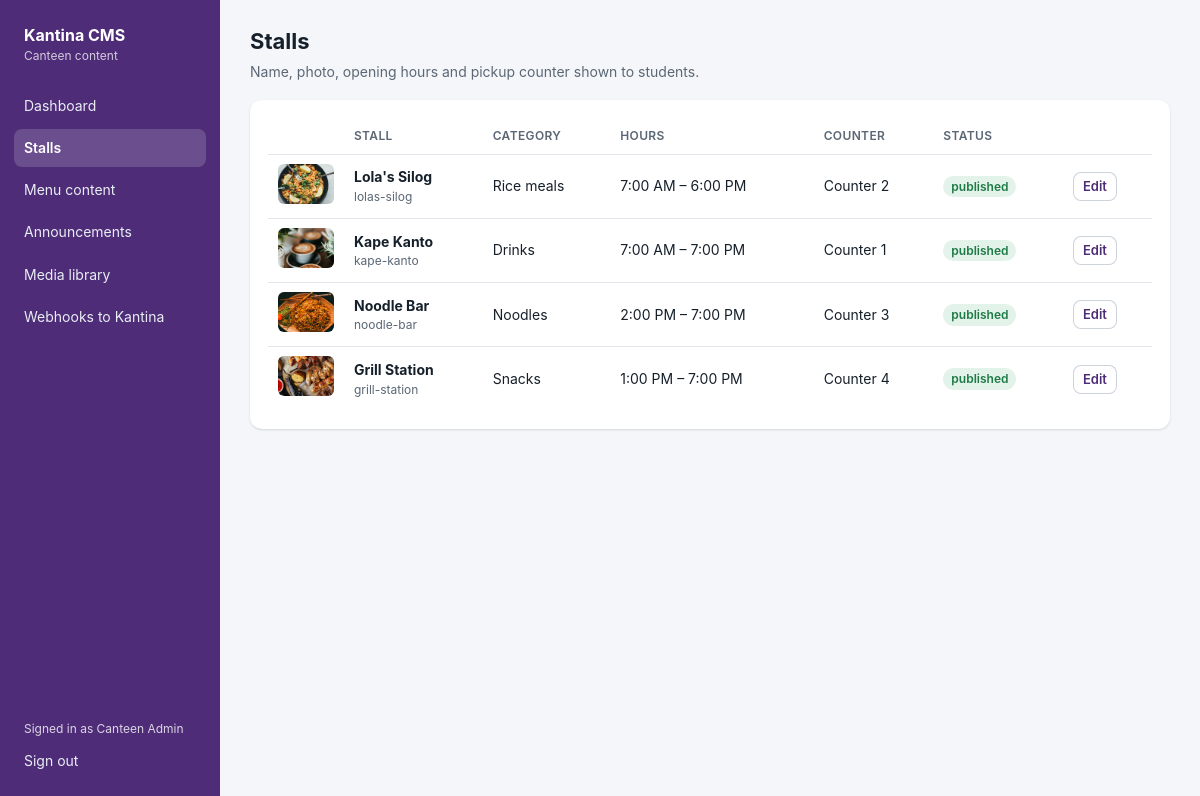
The app's page /cms/admin/stalls.php (signed in) with its own data.
### tables this page shows
CREATE TABLE cms_stalls (
  id                 VARCHAR(40)  NOT NULL PRIMARY KEY,    
  name               VARCHAR(80)  NOT NULL,
  category           VARCHAR(40)  NOT NULL,
  description        TEXT         NULL,
  photo              VARCHAR(255) NULL,                    
  counter_label      VARCHAR(40)  NOT NULL DEFAULT 'Counter 1',
  prep_minutes       SMALLINT     NOT NULL DEFAULT 10,
  opens_at           TIME         NOT NULL DEFAULT '07:00:00',
  closes_at          TIME         NOT NULL DEFAULT '18:00:00',
  temporarily_closed TINYINT(1)   NOT NULL DEFAULT 0,
  closed_note        VARCHAR(80)  NULL,
  sort_order         INT          NOT NULL DEFAULT 0,
  is_published       TINYINT(1)   NOT NULL DEFAULT 1,
  updated_at         DATETIME     NOT NULL DEFAULT CURRENT_TIMESTAMP ON UPDATE CURRENT_TIMESTAMP
);

### cms/api/lib/Config.php (called while the page is built, shortened)
<?php
final class Config
{
    private static array $data = [];
    private static string $appDir = '';
    private static string $appName = '';
    public static function load(string $appDir, string $appName): void
    {
        self::$appDir = rtrim($appDir, '/\\');
        self::$appName = $appName;
        $config = require self::$appDir . '/config.php';
        self::$data = $config;
    }
    public static function get(string $path, $default = null)
    {
        $node = self::$data;
        foreach (explode('.', $path) as $key) {
            $node = $node[$key];
        }
        return $node;
    }
    public static function url(string $app): string
    {
        $configured = self::get("urls.$app");
        $scheme = (!empty($_SERVER['HTTPS']) && $_SERVER['HTTPS'] !== 'off') ? 'https' : 'http';
        $host = $_SERVER['HTTP_HOST'] ?? 'localhost';
        $path = parse_url($_SERVER['REQUEST_URI'] ?? '/', PHP_URL_PATH) ?: '/';
        $marker = '/' . self::$appName . '/';
        $pos = strpos($path, $marker);
        $root = $pos === false ? '' : substr($path, 0, $pos);
        return "$scheme://$host$root/$app";
    }
}

### cms/api/lib/Db.php (called while the page is built, shortened)
<?php
final class Db
{
    private static ?PDO $pdo = null;
    public static function pdo(): PDO
    {
        if (self::$pdo === null) {
            $dsn = sprintf(
                'mysql:host=%s;port=%d;dbname=%s;charset=utf8mb4',
                Config::get('db.host', '127.0.0.1'),
                (int) Config::get('db.port', 3306),
                Config::get('db.name')
            );
            self::$pdo = new PDO($dsn, Config::get('db.user', 'root'), (string) Config::get('db.pass', ''), [
                PDO::ATTR_ERRMODE => PDO::ERRMODE_EXCEPTION,
                PDO::ATTR_DEFAULT_FETCH_MODE => PDO::FETCH_ASSOC,
                PDO::ATTR_EMULATE_PREPARES => false,
                PDO::ATTR_STRINGIFY_FETCHES => false,
            ]);
            self::$pdo->exec("SET time_zone = '+08:00'");
        }
        return self::$pdo;
    }
    public static function all(string $sql, array $params = []): array
    {
        $stmt = self::pdo()->prepare($sql);
        $stmt->execute($params);
        return $stmt->fetchAll();
    }
}

### cms/api/src/Content.php (called while the page is built, shortened)
<?php
final class Content
{
    public static function mediaUrl(?string $path): ?string
    {
        return Config::url('cms') . '/media/' . ltrim($path, '/');
    }
    public static function stalls(bool $includeDrafts = false): array
    {
        return Db::all('SELECT * FROM cms_stalls' . ($includeDrafts ? '' : ' WHERE is_published = 1') . ' ORDER BY sort_order, name');
    }
}

### cms/admin/_init.php (called while the page is built, shortened)
<?php
require_once __DIR__ . '/../api/lib/bootstrap.php';
require_once __DIR__ . '/../api/src/Content.php';
require_once __DIR__ . '/_layout.php';
function h($value): string
{
    return htmlspecialchars((string) $value, ENT_QUOTES, 'UTF-8');
}

### cms/admin/stalls.php (the view, shortened to what this page needs)
<?php
require __DIR__ . '/_init.php';
$stalls = Content::stalls(true);
?>
<div class="page-head">
  <div>
    <h1>Stalls</h1>
    <div class="muted">Name, photo, opening hours and pickup counter shown to students.</div>
  </div>
</div>
<div class="card table-wrap">
  <table>
    <tr><th></th><th>Stall</th><th>Category</th><th>Hours</th><th>Counter</th><th>Status</th><th></th></tr>
    <?php foreach ($stalls as $s): ?>
      <tr>
        <td style="width:64px;"><?php if ($s['photo']): ?><img src="<?= h(Content::mediaUrl($s['photo'])) ?>" alt="" style="width:56px;height:40px;object-fit:cover;border-radius:6px;"><?php endif; ?></td>
        <td><strong><?= h($s['name']) ?></strong><div class="small muted"><?= h($s['id']) ?></div></td>
        <td><?= h($s['category']) ?></td>
        <td><?= h(date('g:i A', strtotime($s['opens_at']))) ?> – <?= h(date('g:i A', strtotime($s['closes_at']))) ?></td>
        <td><?= h($s['counter_label']) ?></td>
        <td>
          <?= (int) $s['is_published'] ? '<span class="badge ok">published</span>' : '<span class="badge gray">draft</span>' ?>
        </td>
        <td><a class="btn small secondary" href="stalls.php?id=<?= h($s['id']) ?>">Edit</a></td>
      </tr>
    <?php endforeach; ?>
  </table>
</div>

### cms/admin/admin.css (style rules this page uses)
:root { --accent:#6B3FA0; --accent-deep:#4E2C78; --accent-tint:#F1EAF8; --ink:#16202B; --ink-soft:#5B6775; --ink-faint:#8C96A3; --line:#E3E7EC; --bg:#F4F6F9; --white:#fff; --ok:#1E7B47; --ok-tint:#E3F3EA; --warn:#9A6700; --warn-tint:#FFF4D6; --bad:#B42318; --bad-tint:#FDECEA; --radius:12px; --shadow:0 1px 2px rgba(16,24,40,.06), 0 1px 3px rgba(16,24,40,.08); }
* { box-sizing:border-box; }
html,body { margin:0; }
body { font-family:-apple-system,BlinkMacSystemFont,"Segoe UI",Roboto,Helvetica,Arial,sans-serif; background:var(--bg); color:var(--ink); font-size:14px; line-height:1.45; }
a { color:var(--accent); }
h1 { font-size:22px; margin:0 0 4px; }
.muted { color:var(--ink-soft); }
.small { font-size:12px; }
.page-head { display:flex; align-items:flex-end; justify-content:space-between; gap:16px; margin-bottom:18px; flex-wrap:wrap; }
.card { background:var(--white); border-radius:var(--radius); box-shadow:var(--shadow); padding:18px; margin-bottom:18px; }
table { width:100%; border-collapse:collapse; }
th,td { text-align:left; padding:9px 10px; border-bottom:1px solid var(--line); vertical-align:middle; }
th { font-size:12px; color:var(--ink-soft); font-weight:600; text-transform:uppercase; letter-spacing:.03em; }
tr:last-child td { border-bottom:0; }
.table-wrap { overflow-x:auto; }
.badge { display:inline-block; padding:2px 8px; border-radius:999px; font-size:12px; font-weight:600; background:var(--accent-tint); color:var(--accent-deep); }
.badge.ok { background:var(--ok-tint); color:var(--ok); }
.btn { display:inline-flex; align-items:center; gap:6px; border:0; border-radius:8px; padding:8px 14px; font:inherit; font-weight:600; cursor:pointer; background:var(--accent); color:#fff; text-decoration:none; }
.btn.secondary { background:#fff; color:var(--accent-deep); box-shadow:inset 0 0 0 1px #CDD3DA; }
.btn.small { padding:5px 10px; font-size:13px; }

### records on screen
cms_stalls: photo (picture), name "Lola's Silog", id "lolas-silog", category "Rice meals", opens_at "7:00 AM", closes_at "6:00 PM", counter_label "Counter 2", is_published "published"
cms_stalls: photo (picture), name "Kape Kanto", id "kape-kanto", category "Drinks", opens_at "7:00 AM", closes_at "7:00 PM", counter_label "Counter 1", is_published "published"
cms_stalls: photo (picture), name "Noodle Bar", id "noodle-bar", category "Noodles", opens_at "2:00 PM", closes_at "7:00 PM", counter_label "Counter 3", is_published "published"
cms_stalls: photo (picture), name "Grill Station", id "grill-station", category "Snacks", opens_at "1:00 PM", closes_at "7:00 PM", counter_label "Counter 4", is_published "published"

### other values on screen
$label "Dashboard"
$label "Stalls"
$label "Menu content"
$label "Announcements"
$label "Media library"
$label "Webhooks to Kantina"
$admin['name'] "Canteen Admin"
